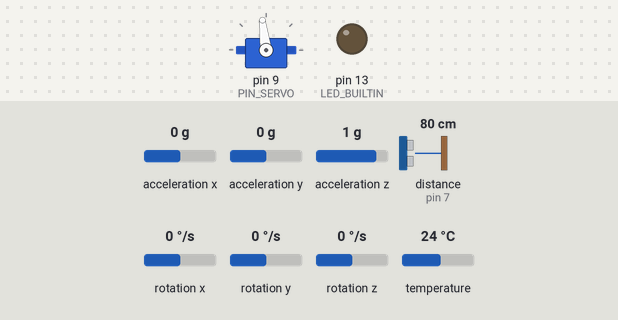
The sketch below on a simulated Arduino Uno, built with avr-gcc and run on an emulated ATmega328P. On the bench: servo, output pins drawn as LEDs (lit = HIGH). Wiring (inferred from the names in the program): ultrasonic range finder: trigger pin 6; echo pin 7. The inputs (shaded band) are chosen by the test bench; at power-on: acceleration y 0 g, distance to the obstacle (sensor on pin 7) 80 cm, acceleration x 0 g, acceleration z 1 g, rotation x 0 °/s, rotation y 0 °/s, rotation z 0 °/s, temperature 24 °C. The echo pulse lasts 58.3 µs per cm; pins used as bus, display or sensor lines are not drawn; what the sketch prints to the serial monitor is not drawn.

Above: at 0.1 s.
At 3.2 s:
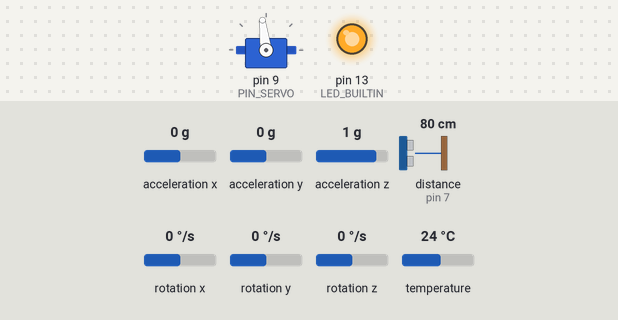
3.3 s: acceleration y set to -1.4 g
5.0 s: distance to the obstacle (sensor on pin 7) set to 2 cm
7.1 s: acceleration x set to -1.4 g
8.9 s: acceleration z set to -1.4 g
10.7 s: distance to the obstacle (sensor on pin 7) set to 4 cm
12.5 s: rotation x set to -192 °/s
Timing chart, 0 to 15.3 s (numbered marks = the images above; inputs shaded):
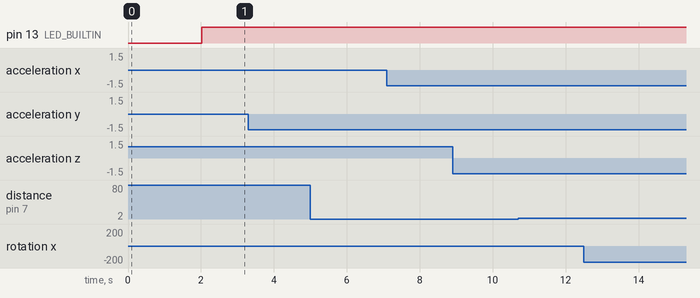

The sketch:

observador_completo.ino
```cpp
/* Observador completo TP3, Tustin fisico, Ts=20 ms.
 * Misma secuencia, pines, cero de posicion y limites de dinamica-carrito TP2.
 * Sin control de posicion. Velocidad medida por diferencia de posicion
 * sobre una ventana movil de 5 intervalos (100 ms).
 * Mantener barra horizontal y sistema quieto durante calibracion inicial.
 * Regenerar coeficientes_observador_completo.h ejecutando el .m del TP3.
 * Retardo externo configurable abajo: 2 muestras heredadas de Practica7.
 * Trama: abcd + 8 float32 LE, 36 bytes, 115200 baud, sin texto:
 * theta_rad, theta_est_rad, omega_med_rad_s, omega_est_rad_s,
 * p_cm, p_est_cm, v_ventana_cm_s, v_est_cm_s.
 * p = distancia - 15.612 cm (mismo cero que TP2).
 * NaN: medicion/estimacion no disponible; velocidad NaN hasta llenar ventana.
 * Configurar receptor MATLAB para OCHO single (32 bytes de datos).
 * LED enclavado al detener.
 * Comando nuevo despues de medir; t indica inicio del ciclo (IMU/sonar
 * se adquieren unos ms despues). Horizontal no frena inmediatamente.
 * Reset para repetir. No se carga automaticamente a la placa.
 */
#include <Wire.h>
#include <Servo.h>
#include <Adafruit_MPU6050.h>
#include <Adafruit_Sensor.h>
#include <math.h>
#include <string.h>
#include "coeficientes_observador_completo.h"

const uint8_t PIN_SERVO = 9, PIN_TRIG = 6, PIN_ECHO = 7;
const int PULSO_CENTRO_US = 1544;
const uint32_t TS_US = 20000UL;
const uint32_t TIMEOUT_ECO_US = 4000UL;
// Mismo filtro complementario Tustin de Practica7, Ts=20 ms.
const float FILTRO_A = 0.9399814328194f;
const float FILTRO_ACC = 0.03000928359032f;
const float FILTRO_GYRO = 0.009699907164097f;
// Retardo externo heredado de P7
const uint8_t RETARDO_MUESTRAS = 2;
float historialU[RETARDO_MUESTRAS + 2] = {};
float xhat[4] = {}, yAnterior[2] = {};
float accAnterior = 0, gyroAnterior = 0, omegaGyro = 0;
bool filtroInicializado = false, observadorInicializado = false;
uint8_t fallo = 0; // bits: 1 sensor/limite, 2 plazo, 4 TX, 8 no finito
const float US_POR_CM = 58.574f;
const float MAX_DISTANCIA_CM = 40.0f;
// Limites operativos de TP2/Informe/main.tex; sin saturacion angular adicional.
const int PULSO_MIN_US = 1100, PULSO_MAX_US = 2000;
const float REFERENCIA_CM = 15.612f;
const uint8_t VENTANA_VELOCIDAD = 5; // Intervalos de 20 ms.
float historialPosicion[VENTANA_VELOCIDAD] = {};
uint8_t indicePosicion = 0, muestrasPosicion = 0;
float velocidadVentana = NAN;
const float POSICION_MIN_CM = -15.0f, POSICION_MAX_CM = 21.0f;
// Secuencia completa: 2695 muestras (53.9 s), incluido descanso final.
struct Escalon { int16_t deltaUs; uint16_t muestras; };
const Escalon SECUENCIA[] = {
  {0, 150},
  {100, 30}, {0, 150}, {-80, 30}, {0, 150},
  {120, 20}, {0, 150}, {-90, 25}, {0, 150},
  {115, 20}, {0, 150}, {-90, 30}, {0, 150},
  {105, 20}, {0, 150}, {-100, 20}, {0, 150},
  {85, 30}, {0, 150}, {-50, 30}, {0, 150},
  {95, 25}, {0, 150}, {-60, 30}, {0, 150},
  {0, 300}
};
const uint8_t N_ESCALONES = sizeof(SECUENCIA) / sizeof(SECUENCIA[0]);
static_assert(sizeof(float) == 4, "La trama requiere float32");
static_assert(TIMEOUT_ECO_US + 3000UL < TS_US, "Reservar tiempo para IMU/TX");

Servo miServo;
Adafruit_MPU6050 mpu;
float biasGyro = 0, anguloFiltrado = 0, offsetAngulo = 0;
int pulsoUs = PULSO_CENTRO_US;
uint32_t siguienteUs = 0;
uint8_t escalon = 0;
uint16_t cuentaEscalon = 0;
bool detenido = false;

bool vencido(uint32_t ahora, uint32_t plazo) {
  return (int32_t)(ahora - plazo) >= 0;
}

void detener() {
  detenido = true;
  pulsoUs = PULSO_CENTRO_US;
  miServo.writeMicroseconds(pulsoUs);
  digitalWrite(LED_BUILTIN, HIGH);
}

float anguloAcc(const sensors_event_t &a) {
  return atan2(a.acceleration.y,
               sqrt(sq(a.acceleration.x) + sq(a.acceleration.z))) * 180.0f / PI;
}

void actualizarAngulo() {
  sensors_event_t a, g, t;
  mpu.getEvent(&a, &g, &t);
  const float acc = anguloAcc(a);
  omegaGyro = g.gyro.x - biasGyro;
  const float gyroDps = omegaGyro * 180.0f / PI;
  if (!filtroInicializado) {
    anguloFiltrado = acc;
    accAnterior = acc;
    gyroAnterior = gyroDps;
    filtroInicializado = true;
    return;
  }
  anguloFiltrado = FILTRO_A*anguloFiltrado +
      FILTRO_ACC*(acc + accAnterior) + FILTRO_GYRO*(gyroDps + gyroAnterior);
  accAnterior = acc;
  gyroAnterior = gyroDps;
}

float medirDistancia() {
  // Captura acotada por micros(): no usar pulseIn() con timeout por defecto.
  // Durante este bloque no se accede a I2C ni a Serial para no perder el eco.
  if (digitalRead(PIN_ECHO) == HIGH) return -1.0f;
  digitalWrite(PIN_TRIG, HIGH);
  uint32_t inicio = micros();
  while (micros() - inicio < 10UL) {}
  digitalWrite(PIN_TRIG, LOW);
  inicio = micros();
  while (digitalRead(PIN_ECHO) == LOW)
    if (micros() - inicio >= TIMEOUT_ECO_US) return -1.0f;
  const uint32_t subida = micros();
  while (digitalRead(PIN_ECHO) == HIGH)
    if (micros() - inicio >= TIMEOUT_ECO_US) return -1.0f;
  const float cm = (micros() - subida) / US_POR_CM;
  return cm >= 2.0f && cm <= MAX_DISTANCIA_CM ? cm : -1.0f;
}

// Inicializar con las salidas actuales, sin derivar el sonar.
void actualizarObservador(float theta, float posicion, bool valida) {
  if (!valida) {
    observadorInicializado = false;
    return; // Nunca introducir el sentinel -1 del sonar como posicion.
  }
  if (!observadorInicializado) {
    xhat[0] = theta; xhat[1] = 0;
    xhat[2] = posicion; xhat[3] = 0;
    yAnterior[0] = theta; yAnterior[1] = posicion;
    observadorInicializado = true;
    return;
  }
  const float sumaU = historialU[RETARDO_MUESTRAS] +
                      historialU[RETARDO_MUESTRAS + 1];
  const float sumaY[2] = {theta + yAnterior[0], posicion + yAnterior[1]};
  float nuevo[4];
  for (uint8_t i = 0; i < 4; ++i) {
    nuevo[i] = OBS_BU[i]*sumaU;
    for (uint8_t j = 0; j < 4; ++j) nuevo[i] += OBS_AD[i][j]*xhat[j];
    for (uint8_t j = 0; j < 2; ++j) nuevo[i] += OBS_BY[i][j]*sumaY[j];
    if (!isfinite(nuevo[i])) {
      fallo |= 8; detener(); observadorInicializado = false; return;
    }
  }
  memcpy(xhat, nuevo, sizeof(xhat));
  yAnterior[0] = theta; yAnterior[1] = posicion;
}

// Diferencia entre extremos de una ventana movil; no deriva muestra a muestra.
void actualizarVelocidad(float posicion, bool valida) {
  velocidadVentana = NAN;
  if (!valida) {
    indicePosicion = 0;
    muestrasPosicion = 0;
    return;
  }
  if (muestrasPosicion == VENTANA_VELOCIDAD) {
    velocidadVentana = (posicion - historialPosicion[indicePosicion]) /
        (VENTANA_VELOCIDAD * TS_US * 1.0e-6f);
  } else {
    ++muestrasPosicion;
  }
  historialPosicion[indicePosicion] = posicion;
  indicePosicion = (indicePosicion + 1) % VENTANA_VELOCIDAD;
}

void enviarTrama(float theta, float posicion, bool valida) {
  if (Serial.availableForWrite() < 36 ||
      (int32_t)(siguienteUs - micros()) < 4000) {
    fallo |= 4;
    detener();
    return;
  }
  uint8_t trama[36] = {'a', 'b', 'c', 'd'};
  const float noValido = NAN;
  const float valores[8] = {
    isfinite(theta) ? theta : noValido,
    observadorInicializado ? xhat[0] : noValido,
    isfinite(omegaGyro) ? omegaGyro : noValido,
    observadorInicializado ? xhat[1] : noValido,
    valida ? posicion : noValido,
    observadorInicializado ? xhat[2] : noValido,
    velocidadVentana,
    observadorInicializado ? xhat[3] : noValido
  };
  for (uint8_t i = 0; i < 8; ++i) {
    uint32_t bits;
    memcpy(&bits, &valores[i], 4);
    for (uint8_t j = 0; j < 4; ++j)
      trama[4 + 4*i + j] = (uint8_t)(bits >> (8*j));
  }
  Serial.write(trama, sizeof(trama));
}

void aplicarExcitacion() {
  pulsoUs = constrain(PULSO_CENTRO_US + SECUENCIA[escalon].deltaUs,
                      PULSO_MIN_US, PULSO_MAX_US);
  miServo.writeMicroseconds(pulsoUs);
}
void setup() {
  pinMode(LED_BUILTIN, OUTPUT);
  digitalWrite(LED_BUILTIN, LOW);
  pinMode(PIN_TRIG, OUTPUT);
  digitalWrite(PIN_TRIG, LOW);
  pinMode(PIN_ECHO, INPUT);
  Serial.begin(115200);
  miServo.writeMicroseconds(PULSO_CENTRO_US);
  miServo.attach(PIN_SERVO);
  Wire.begin();
  Wire.setClock(400000);
#if defined(WIRE_HAS_TIMEOUT)
  Wire.setWireTimeout(3000, true);
#endif
  if (!mpu.begin(0x68)) {
    detener();
    while (true) {}
  }
  mpu.setAccelerometerRange(MPU6050_RANGE_2_G);
  mpu.setGyroRange(MPU6050_RANGE_2000_DEG);
  mpu.setFilterBandwidth(MPU6050_BAND_44_HZ);

  // 100 muestras a 20 ms: ~2 s en centro, sin transmision ni excitacion.
  // Primer segundo: bias gyro. Segundo: filtro y promedio del cero.
  siguienteUs = micros() + TS_US;
  float sumaGyro = 0, sumaAngulo = 0;
  for (uint8_t i = 0; i < 100; ++i) {
    while (!vencido(micros(), siguienteUs)) {}
    siguienteUs += TS_US;
    if (i < 50) {
      sensors_event_t a, g, t;
      mpu.getEvent(&a, &g, &t);
      sumaGyro += g.gyro.x;
      anguloFiltrado = anguloAcc(a);
      if (i == 49) biasGyro = sumaGyro / 50.0f;
    } else {
      actualizarAngulo();
      if (i >= 75) sumaAngulo += anguloFiltrado;
    }
    if (vencido(micros(), siguienteUs)) {
      detener();
      while (true) {}
    }
  }
  offsetAngulo = sumaAngulo / 25.0f;
  if (fabs(OBS_TS - 0.02f) > 1e-6f) {
    fallo |= 2; detener(); while (true) {}
  }
}

void loop() {
  const uint32_t ahora = micros();
  if (!vencido(ahora, siguienteUs)) return;
  siguienteUs += TS_US; // Grilla absoluta, sin acumular tiempo de ejecucion.
  if (vencido(ahora, siguienteUs)) {
    fallo |= 2; detener();
    while (true) {} // No fabricar muestras consecutivas para recuperar tiempo.
  }
  actualizarAngulo();
  const float distancia = medirDistancia();
  const float posicion = distancia - REFERENCIA_CM;
  const float theta = (anguloFiltrado - offsetAngulo)*PI/180.0f;
  const bool valida = isfinite(distancia) && distancia >= 0 && isfinite(theta);
  if (!valida || posicion < POSICION_MIN_CM || posicion > POSICION_MAX_CM) {
    fallo |= 1; detener();
  }

  if (!detenido) {
    aplicarExcitacion();
    if (++cuentaEscalon >= SECUENCIA[escalon].muestras) {
      cuentaEscalon = 0;
      ++escalon;
      if (escalon >= N_ESCALONES) { detener(); }
    }
  }
  // Tras desplazar: historialU[j] = u[k-j]. El modelo usa u[k-2]+u[k-3].
  for (int i = RETARDO_MUESTRAS + 1; i > 0; --i)
    historialU[i] = historialU[i-1];
  historialU[0] = pulsoUs - PULSO_CENTRO_US;
  actualizarObservador(theta, posicion, valida);
  actualizarVelocidad(posicion, valida);
  enviarTrama(theta, posicion, valida);
  if (vencido(micros(), siguienteUs)) {
    fallo |= 2; detener();
    while (true) {} // Ensayo invalido por plazo perdido.
  }
}
```

coeficientes_observador_completo.h
```cpp
// Generado por observador_completo.m. No editar a mano.
// Estados: theta [rad], omega [rad/s], p [cm], v [cm/s].
// Salidas: theta [rad], p [cm]. Entrada relativa [us].
// x[k]=AD*x[k-1]+BU*(u[k-d]+u[k-d-1])+BY*(y[k]+y[k-1]).
#pragma once
const float OBS_TS = 2.000000000000e-02f;
const float OBS_AD[4][4] = {
  {5.585866479808e-01f, 1.038227183574e-02f, 7.183246446980e-18f, 1.952945127773e-17f},
  {-3.164271715443e+01f, 1.214846978788e-01f, -1.458356106584e-16f, -3.964905664776e-16f},
  {1.113490582832e-01f, 7.417336682864e-04f, 9.093837619918e-01f, 1.848954079636e-02f},
  {1.161528554957e+01f, 7.737333832649e-02f, -8.242012891068e-01f, 9.287212603457e-01f},
};
const float OBS_BU[4] = {3.335980871894e-05f, 3.603499849973e-03f, 2.383302391415e-06f, 2.486122312492e-04f};
const float OBS_BY[4][2] = {
  {1.704824360042e-01f, -7.183246446980e-18f},
  {1.039617635123e+01f, 1.458356106584e-16f},
  {1.217966208518e-02f, 4.530811900408e-02f},
  {1.270511445701e+00f, 4.121006445534e-01f},
};
```

Measured:
- after the input at 3.3 s, every drawn part: stays the same
- after the input at 5.0 s, every drawn part: stays the same
- after the input at 7.1 s, every drawn part: stays the same
- after the input at 8.9 s, every drawn part: stays the same
- after the input at 10.7 s, every drawn part: stays the same
- after the input at 12.5 s, every drawn part: stays the same
